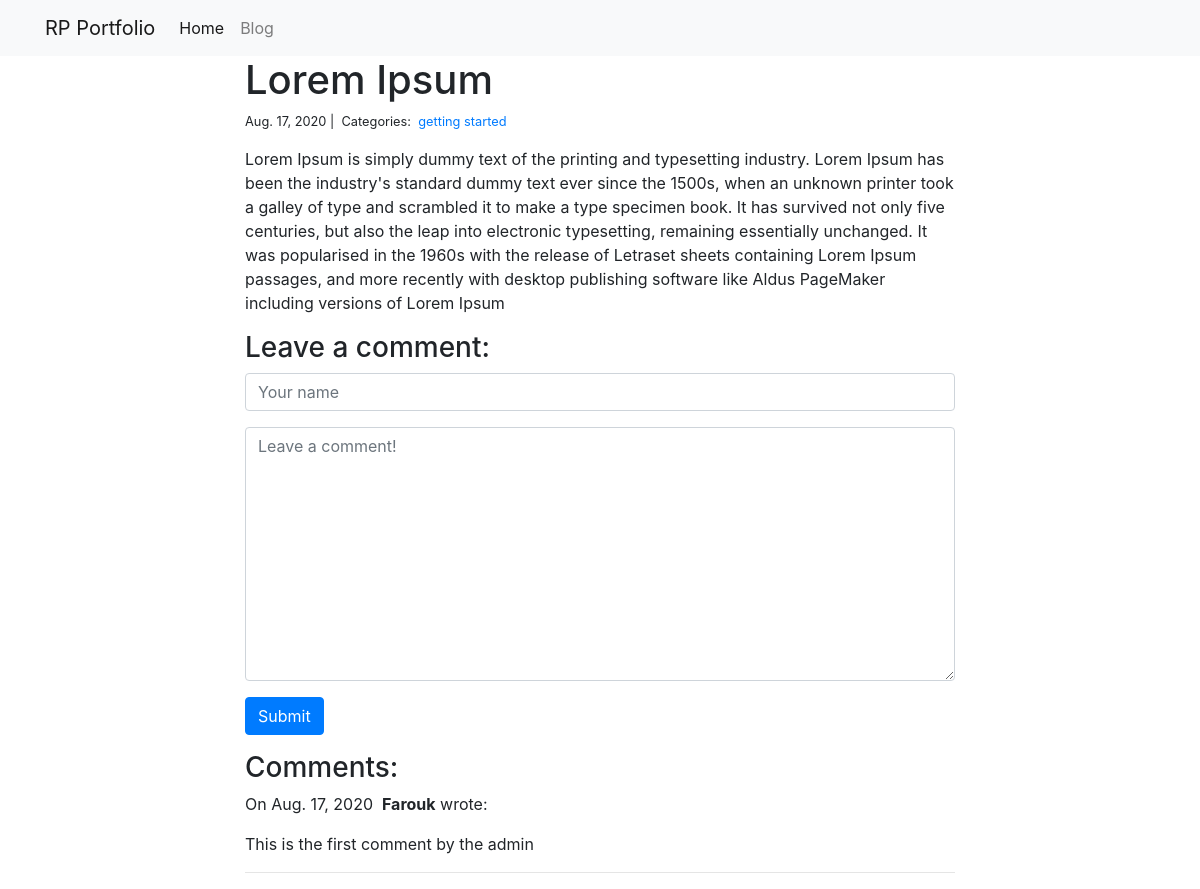
Page /blog/1/ on the committed database.
### blog/models.py (models this page shows)
class Post(models.Model):
    title = models.CharField(max_length=255)
    body = models.TextField()
    created_on = models.DateTimeField(auto_now_add=True)
    last_modified = models.DateTimeField(auto_now=True)
    categories = models.ManyToManyField('Category', related_name='posts')

class Category(models.Model):
    name = models.CharField(max_length=20)

class Comment(models.Model):
    author = models.CharField(max_length=60)
    body = models.TextField()
    created_on = models.DateTimeField(auto_now_add=True)
    post = models.ForeignKey('Post', on_delete=models.CASCADE)

### blog/views.py (the view, shortened to what this page needs)
# urls.py: path("<int:pk>/", views.blog_detail, name="blog_detail"),
def blog_detail(request, pk):
    post = Post.objects.get(pk=pk)
    form = CommentForm()
    comments = Comment.objects.filter(post=post)
    context = {
        "post": post,
        "comments": comments,
        "form": form,
    }
    return render(request, "blog_detail.html", context)

### blog/forms.py
class CommentForm(forms.Form):
    author = forms.CharField(
        max_length=60,
        widget=forms.TextInput(attrs={
            "class": "form-control",
            "placeholder": "Your name"
        })
    )
    body = forms.CharField(widget=forms.Textarea(
        attrs={
            "class": "form-control",
            "placeholder": "Leave a comment!"
        })
    )

### blog/templates/blog_detail.html (shortened to what this page needs)
{% extends "base.html" %}
{% block page_content %}
<div class="col-md-8 offset-md-2">
    <h1>{{ post.title }}</h1>
    <small>
        {{ post.created_on.date }} |&nbsp;
        Categories:&nbsp;
        {% for category in post.categories.all %}
        <a href="{% url 'blog_category' category.name %}">
            {{ category.name }}
        </a>&nbsp;
        {% endfor %}
    </small>
    <p>{{ post.body | linebreaks }}</p>
    <h3>Leave a comment:</h3>
    <form action="/blog/{{ post.pk }}/" method="post">
        <div class="form-group">
            {{ form.author }}
        </div>
        <div class="form-group">
            {{ form.body }}
        </div>
        <button type="submit" class="btn btn-primary">Submit</button>
    </form>
    <h3>Comments:</h3>
    {% for comment in comments %}
    <p>
        On {{comment.created_on.date }}&nbsp;
        <b>{{ comment.author }}</b> wrote:
    </p>
    <p>{{ comment.body }}</p>
    <hr>
    {% endfor %}
</div>
{% endblock %}

### rows in the picture
Post: title "Lorem Ipsum", created_on "Aug. 17, 2020", body "Lorem Ipsum is simply dummy text of the printing and typesetting industry. Lorem Ipsum has been the industry's standard dummy text ever since the 1500s, when an unknown printer took a galley of type and scrambled it to make a type specimen book. It has survived not only five centuries, but also the leap into electronic typesetting, remaining essentially unchanged. It was popularised in the 1960s with the release of Letraset sheets containing Lorem Ipsum passages, and more recently with desktop publishing software like Aldus PageMaker including versions of Lorem Ipsum"
Category: name "getting started"
Comment: created_on "Aug. 17, 2020", author "Farouk", body "This is the first comment by the admin"
